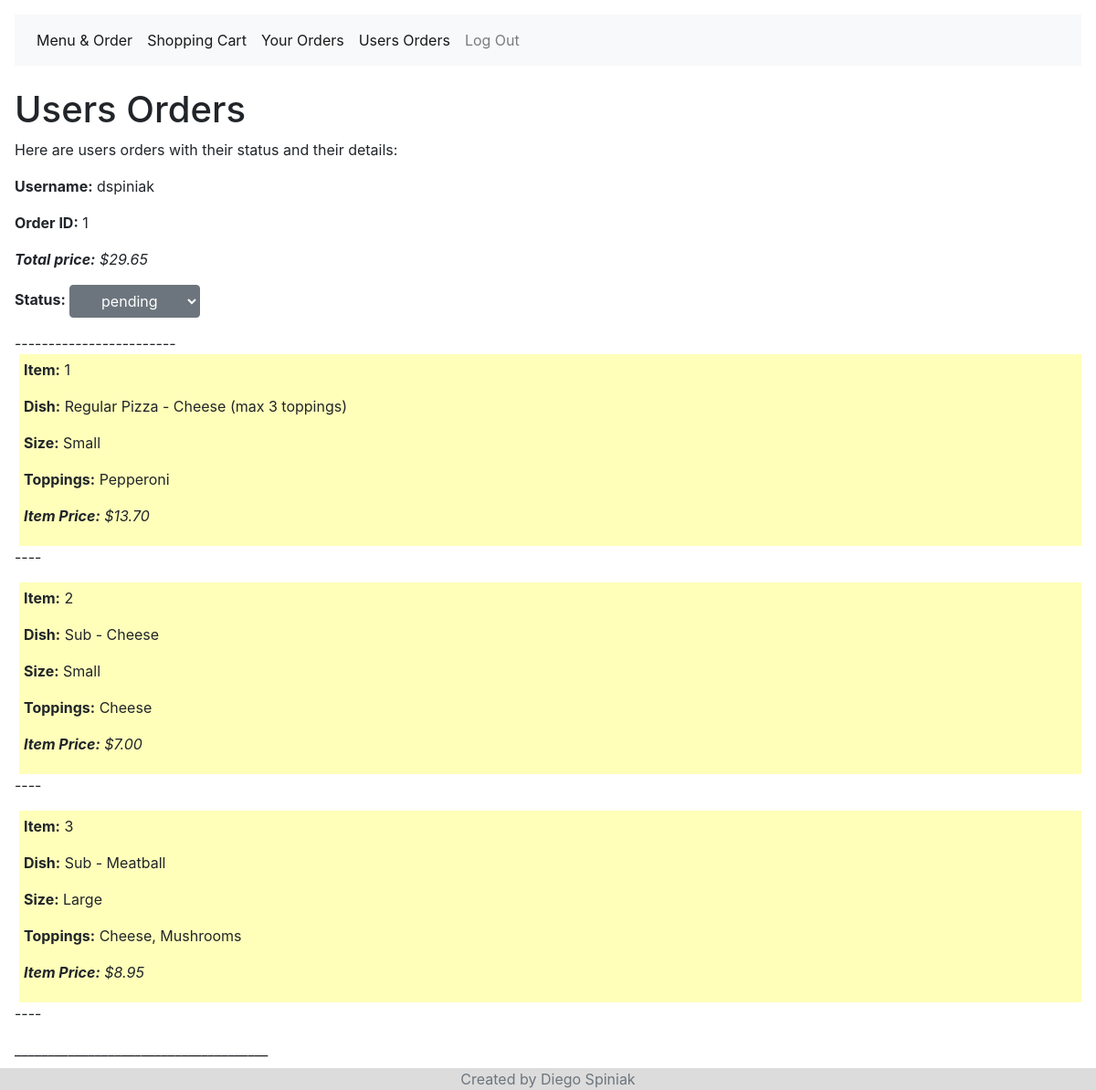
/users_orders (signed in), run on the app's committed database.
### orders/models.py (models this page shows, shortened)
class ShoppingCart(models.Model):
    status_choices = (
        ("unconfirmed", "unconfirmed"),
        ("pending", "pending"),
        ("complete", "complete")
    )
    username = models.ForeignKey(User, on_delete=models.CASCADE)
    orders = models.ManyToManyField(Order)
    total_price = models.DecimalField(max_digits=6, decimal_places=2)
    status = models.CharField(
        max_length = 20,
        choices = status_choices,
        default = '1'
        )
    def __str__(self):
        return f"{self.username} has orders. Status {self.status}. Total is ${self.total_price}"

class Order(models.Model):
    username = models.ForeignKey(User, on_delete=models.CASCADE)
    food_type = models.ForeignKey(FoodType, on_delete=models.CASCADE)
    size = models.ForeignKey(Size, on_delete=models.CASCADE)
    toppings = models.ManyToManyField(Topping, blank=True)
    order_price = models.DecimalField(max_digits=6, decimal_places=2, default=0)

class FoodType(models.Model):
    category = models.CharField(max_length=20)
    base = models.CharField(max_length=30)
    toppings = models.ManyToManyField(Topping, blank=True)
    size = models.ManyToManyField(Size)

class Size(models.Model):
    size = models.CharField(max_length=10)

class Topping(models.Model):
    topping = models.CharField(max_length=20)
    def __str__(self):
        return f"{self.topping}"

### orders/views.py (the view)
# urls.py: path("users_orders", views.users_orders,name="users_orders"),
def users_orders(request):
    if request.user.is_authenticated and request.user.is_superuser:
        shopping_carts = ShoppingCart.objects.exclude(status="unconfirmed")
        print(f"GOT USERS ORDERS FROM DB: {shopping_carts}")
        status_choices = ShoppingCart.status_choices
        context = {
            "shopping_carts": shopping_carts,
            "status_choices": status_choices
            }
    return render(request, "users_orders.html", context)

### orders/templates/users_orders.html (shortened to what this page needs)
{% extends "base.html" %}
{% load static %}
{% block content %}
  <h1>Users Orders</h1>
  {% if request.user.is_superuser %}
    {% if shopping_carts %}
      <p>Here are users orders with their status and their details:</p>
      <form id="cart_status" method="post">
      {% for shopping_cart in shopping_carts %}
          <p><b>Username:</b> {{ request.user }}</p>
          <p><b>Order ID:</b> {{ forloop.counter }} </p>
          <p><b><i>Total price:</b> ${{shopping_cart.total_price}}</i></p>
            <p><b>Status:</b>
            <select id="{{shopping_cart.id}}" name="food_type" class="btn btn-secondary dropdown-toggle" type="select">
            {% for status in status_choices %}
                <option value="{{ status.1 }}" class="input-small"  {% if status.1 == shopping_cart.status %} selected {% endif  %}>{{ status.1}} </option>
            {% endfor %}
            </select>
            </p>
        ------------------------
        {% for order in shopping_cart.orders.all %}
        <div class="order">
        <p><b>Item:</b> {{ forloop.counter }}</p>
          <p><b>Dish:</b> {{order.food_type.category}} - {{order.food_type.base}}</p>
          <p><b>Size:</b> {{order.size.size}}</p>
          {% if order.toppings.all %}
            <p><b>Toppings:</b> {{ order.toppings.all|join:", " }}</p>
          {% endif %}
          <p><b><i>Item Price:</b> ${{order.order_price}}</i></p>
        </div>
        <p> ---- </p>
        {% endfor %}
      <p>______________________________________</p>
      {% endfor %}
      </form>
    {% else %}
      <p>There are no orders placed yet</p>
    {% endif %}
  {% endif %}
{% endblock %}

### orders/static/styles.css (style rules this page uses)
body { padding: 1em; }
.order { background-color: #ffffba; margin-left: 5px; padding: 5px 5px 5px 5px; }

### data on the page
ShoppingCart: total_price "29.65", food_type "pending"
Order: food_type.category "Regular Pizza", food_type.base "Cheese (max 3 toppings)", size.size "Small", toppings.all "Pepperoni", order_price "13.70"
Order: food_type.category "Sub", food_type.base "Cheese", size.size "Small", toppings.all "Cheese", order_price "7.00"
Order: food_type.category "Sub", food_type.base "Meatball", size.size "Large", toppings.all "Cheese, Mushrooms", order_price "8.95"

### other printed values
{{ request.user }} "dspiniak"
